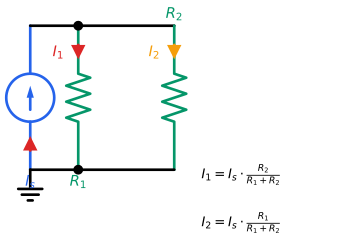

Source code (Python):
#!/usr/bin/env python3
"""
fig_05_divisor_corriente.py - Circuito divisor de corriente
Genera: fig_05_divisor_corriente.svg

Ilustra: i1 = Is * R2/(R1+R2) (la corriente se divide inversamente)
"""

import os
import sys
sys.path.insert(0, os.path.join(os.path.dirname(__file__), '..', '..', '..', '00-META', 'tools'))

import schemdraw
import schemdraw.elements as elm
from styles.style_config import apply_style, COLORS

apply_style()

BASE_NAME = os.path.join(os.path.dirname(__file__), 
                         os.path.splitext(os.path.basename(__file__))[0])
OUTPUT_SVG = BASE_NAME + '.svg'
OUTPUT_PNG = BASE_NAME + '.png'

with schemdraw.Drawing(show=False) as d:
    d.config(unit=3, fontsize=11)
    
    # Fuente de corriente
    d += (I := elm.SourceI().up().label('$I_s$', loc='left').color(COLORS['primary']))
    d += elm.CurrentLabelInline(direction='in').at(I.center).label('').color(COLORS['accent'])
    
    # Línea superior
    d += elm.Line().right().length(1)
    d += (top := elm.Dot())
    
    # Rama R1
    d.push()
    d += (R1 := elm.Resistor().down().label('$R_1$', loc='left').color(COLORS['secondary']))
    d += elm.CurrentLabelInline(direction='in').at(R1.center).label('$I_1$').color(COLORS['accent'])
    d += (bot1 := elm.Dot())
    d.pop()
    
    # Conexión a rama R2
    d += elm.Line().right().length(2)
    
    # Rama R2
    d += (R2 := elm.Resistor().down().label('$R_2$', loc='right').color(COLORS['secondary']))
    d += elm.CurrentLabelInline(direction='in').at(R2.center).label('$I_2$').color(COLORS['highlight'])
    
    # Línea inferior de retorno
    d += elm.Line().left().to(bot1.center)
    d += elm.Line().left().to(I.start)
    
    # Tierra
    d += elm.Ground().at(I.start)
    
    # Fórmulas
    d += elm.Label().at((4.5, 0)).label(r'$I_1 = I_s \cdot \frac{R_2}{R_1 + R_2}$', fontsize=10)
    d += elm.Label().at((4.5, -1)).label(r'$I_2 = I_s \cdot \frac{R_1}{R_1 + R_2}$', fontsize=10)

    d.save(OUTPUT_SVG)
    d.save(OUTPUT_PNG, dpi=150)

print(f"✓ Generado: {OUTPUT_SVG}")
print(f"✓ Generado: {OUTPUT_PNG}")
